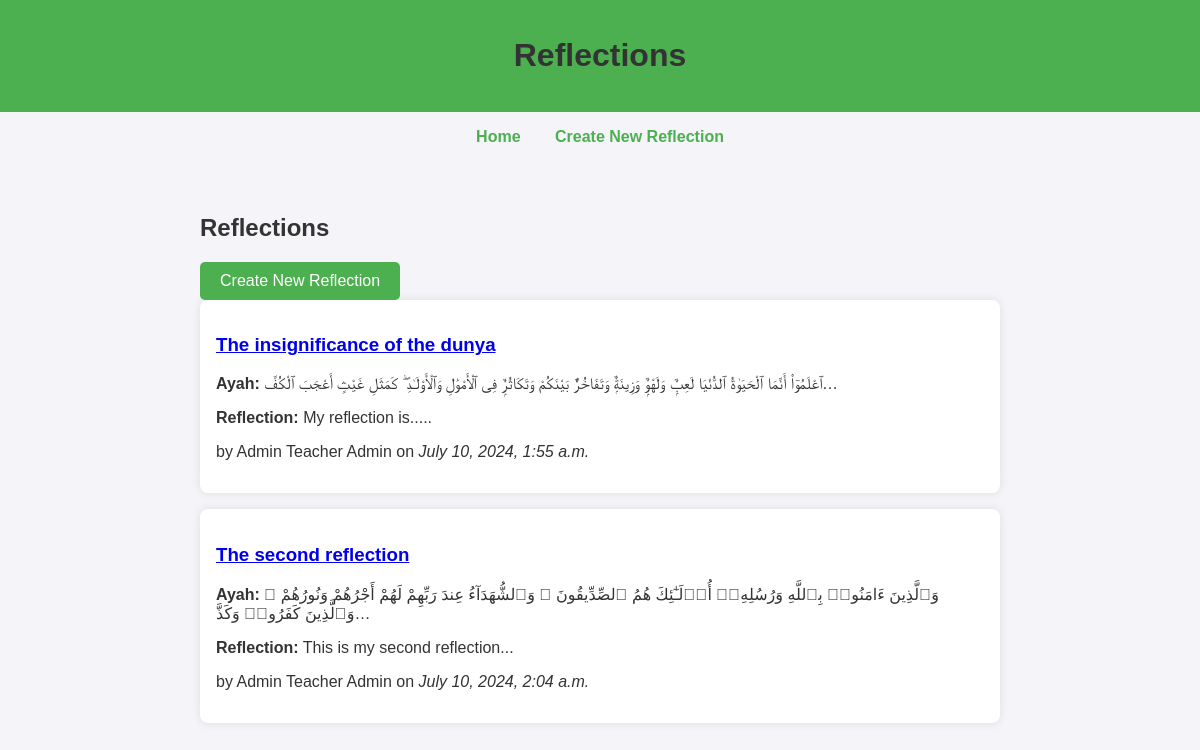
Page /reflections/ on the committed database.
### reflections/models.py (models this page shows, shortened)
class Reflection(models.Model):
    owner = models.ForeignKey(Profile, on_delete=models.CASCADE, related_name='reflections')
    title = models.CharField(max_length=255)
    ayah = models.TextField()
    reflection = models.TextField()
    created_at = models.DateTimeField(auto_now_add=True)

### accounts/models.py (models this page shows, shortened)
class Profile(models.Model):
    ADMIN_TEACHER = 'admin_teacher'
    REGULAR_TEACHER = 'regular_teacher'
    STUDENT = 'student'
    WAITING_LIST = 'waiting_list'
    USER_TYPE_CHOICES = [
        (ADMIN_TEACHER, 'Admin Teacher'),
        (REGULAR_TEACHER, 'Regular Teacher'),
        (STUDENT, 'Student'),
        (WAITING_LIST, 'Waiting List'),
    ]
    user = models.OneToOneField(User, on_delete=models.CASCADE)
    user_type = models.CharField(max_length=20, choices=USER_TYPE_CHOICES, default=WAITING_LIST)
    class_name = models.ForeignKey(ClassName, on_delete=models.SET_NULL, null=True,blank=True, related_name='students')
    class Meta:
        verbose_name = "Profile"
        verbose_name_plural = "Profiles"

### reflections/views.py (the view)
# urls.py: path('', ReflectionListView.as_view(), name='reflection-list'),
class ReflectionListView(ListView):
    model = Reflection
    template_name = 'reflections/reflection_list.html'
    context_object_name = 'reflections'

### reflections/templates/reflections/reflection_list.html (shortened to what this page needs)
<!DOCTYPE html>
<html lang="en">
<head>
</head>
<body>
    <header>
        <h1>Reflections</h1>
    </header>
    <nav>
        <a href="{% url 'reflection-list' %}">Home</a>
        <a href="{% url 'reflection-create' %}">Create New Reflection</a>
    </nav>
    <main>
        <h2>Reflections</h2>
        <a href="{% url 'reflection-create' %}" class="btn">Create New Reflection</a>
        <div>
            {% for reflection in reflections %}
                <div class="card">
                    <h3><a href="{% url 'reflection-detail' reflection.id %}">{{ reflection.title }}</a></h3>
                    <p><strong>Ayah:</strong> {{ reflection.ayah|truncatechars:100 }}</p>
                    <p><strong>Reflection:</strong> {{ reflection.reflection|truncatechars:100 }}</p>
                    <p>by {{ reflection.owner.user.get_full_name }} on <em>{{ reflection.created_at }}</em></p>
                </div>
            {% endfor %}
        </div>
    </main>
</body>
</html>

### reflections/templates/reflections/reflection_list.html (style rules this page uses)
body { font-family: Arial, sans-serif; background-color: #f4f4f9; color: #333; margin: 0; padding: 0; }
header { background-color: #4CAF50; color: white; padding: 1em 0; text-align: center; }
nav { text-align: center; margin: 1em 0; }
nav a { margin: 0 15px; text-decoration: none; color: #4CAF50; font-weight: bold; }
main { padding: 2em; max-width: 800px; margin: 0 auto; }
h1, h2 { color: #333; }
.btn { display: inline-block; padding: 10px 20px; border-radius: 5px; text-decoration: none; color: white; background-color: #4CAF50; }
.card { background: white; border-radius: 8px; box-shadow: 0 0 10px rgba(0, 0, 0, 0.1); padding: 1em; margin-bottom: 1em; }

### rows in the picture
Reflection: title "The insignificance of the dunya", ayah "ٱعْلَمُوٓا۟ أَنَّمَا ٱلْحَيَوٰةُ ٱلدُّنْيَا لَعِبٌۭ وَلَهْوٌۭ وَزِينَةٌۭ وَتَفَاخُرٌۢ بَيْنَكُمْ وَتَكَاثُرٌۭ فِى ٱلْأَمْوَٰلِ وَٱلْأَوْلَـٰدِ ۖ كَمَثَلِ غَيْثٍ أَعْجَبَ ٱلْكُفَّ…", reflection "My reflection is.....", owner.user.get_full_name "Admin Teacher Admin", created_at "July 10, 2024, 1:55 a.m."
Reflection: title "The second reflection", ayah "وَٱلَّذِينَ ءَامَنُوا۟ بِٱللَّهِ وَرُسُلِهِۦٓ أُو۟لَـٰٓئِكَ هُمُ ٱلصِّدِّيقُونَ ۖ وَٱلشُّهَدَآءُ عِندَ رَبِّهِمْ لَهُمْ أَجْرُهُمْ وَنُورُهُمْ ۖ وَٱلَّذِينَ كَفَرُوا۟ وَكَذَّ…", reflection "This is my second reflection...", owner.user.get_full_name "Admin Teacher Admin", created_at "July 10, 2024, 2:04 a.m."
